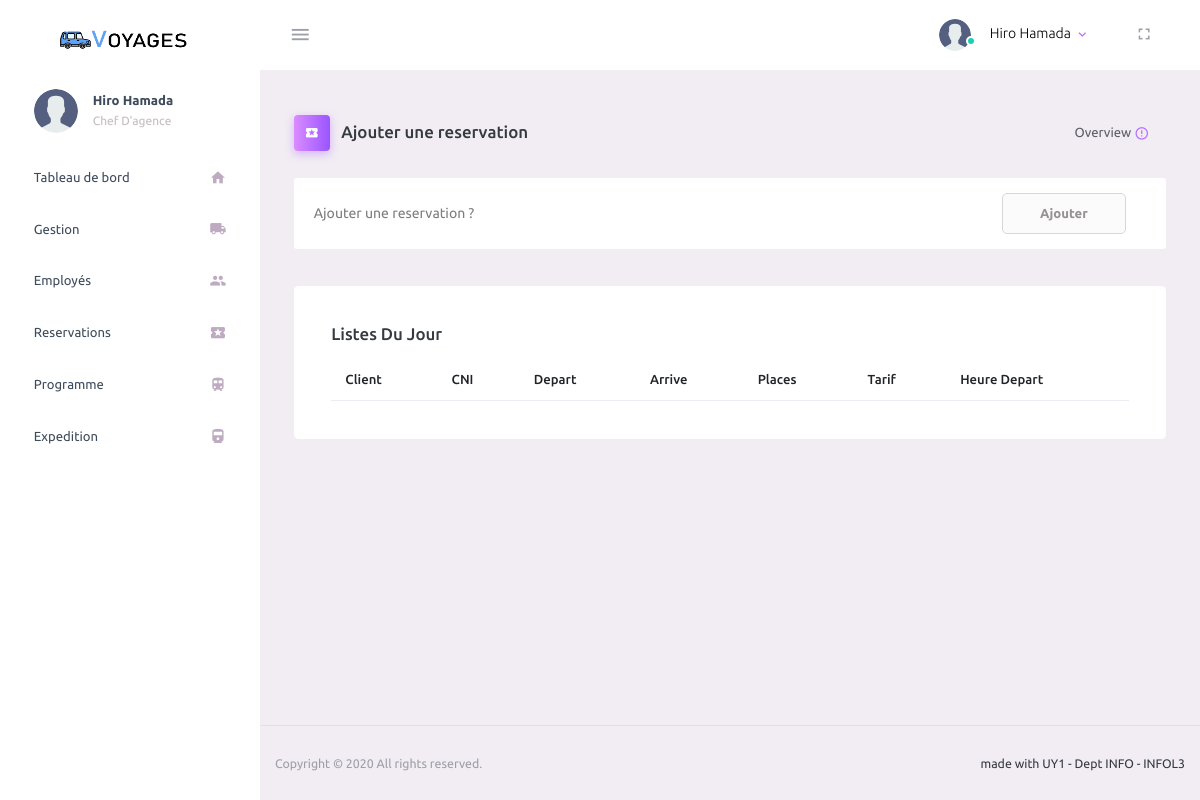
Before: /reservations/aujourdhui (signed in) with the older database file.
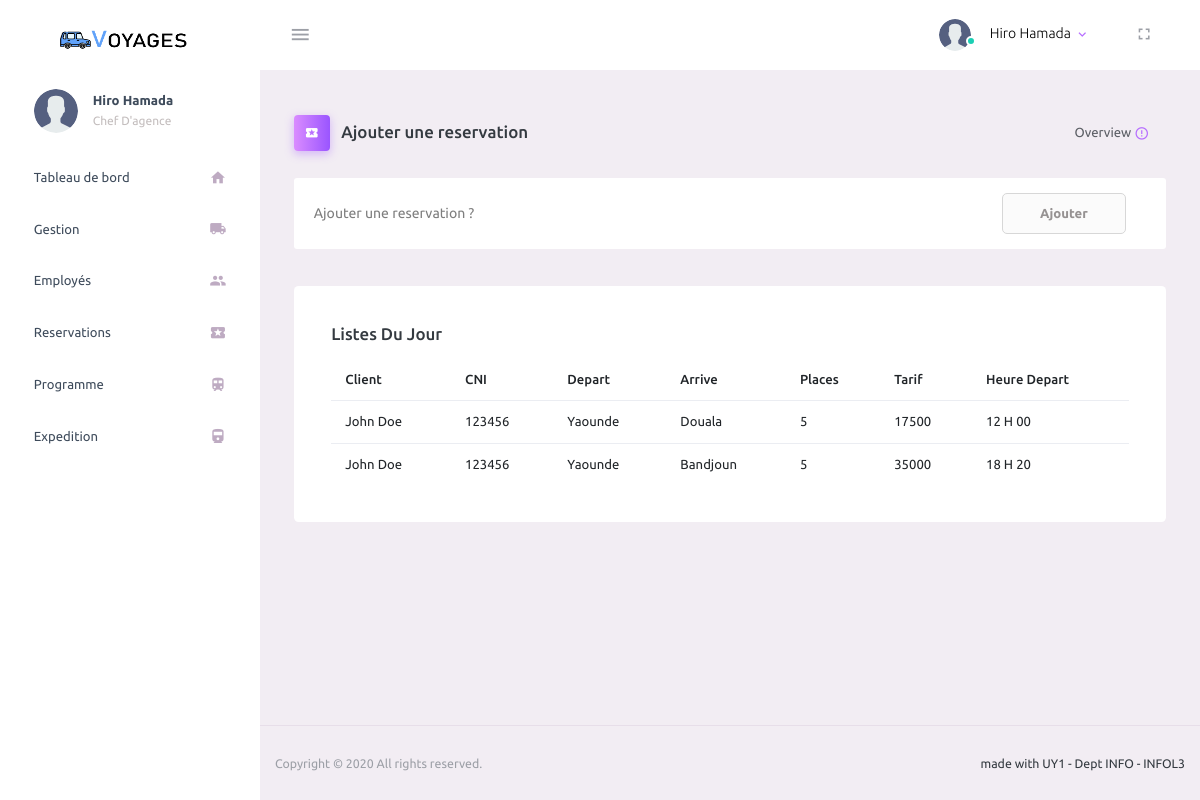
After: the same page with the newer database file.
### taxi/models.py (models this page shows, shortened)
class Reservation(models.Model):
    programme = models.ForeignKey(Programme, on_delete=models.CASCADE, null=False, blank=False)
    places = models.IntegerField(default=1, validators=[
        MaxValueValidator(5),
        MinValueValidator(1)
    ])
    client = models.ForeignKey(Client, null=False, on_delete=models.CASCADE)
    guichetier = models.ForeignKey(Employe, null=True, on_delete=models.SET_NULL, default=None)
    created_at = models.DateTimeField('Created at', default=timezone.now())
    jour_depart = models.CharField(max_length=64, choices=JOURS_CHOICES, default=timezone.now().weekday())
    date_depart = models.DateField('Created at', default=timezone.now().date())
    statut = models.CharField(max_length=64, choices=RESERVATION_STATUS, null=False, default='ATTENTE')
    def montant(self):
        return self.places * self.programme.tarif

class Client(models.Model):
    user = models.OneToOneField(
        Utilisateur,
        on_delete=models.CASCADE,
    )

class Utilisateur(AbstractUser):
    username = None
    email = None
    code = models.CharField(max_length=64)
    telephone = models.CharField(max_length=64, unique=True)
    cni = models.CharField(max_length=64, unique=True)
    is_admin = models.BooleanField(default=False)
    def est_employer(self):
        try:
            return self.employe is not None or self.is_superuser
        except:
            return False
    objects = UserManager()
    REQUIRED_FIELDS = ['first_name', 'last_name', 'cni']
    USERNAME_FIELD = 'telephone'
    EMAIL_FIELD = 'telephone'
    def __str__(self):
        return self.get_full_name()

class Programme(models.Model):
    depart = models.CharField(max_length=64, choices=CHOICES_VILLE, null=False, )
    arrive = models.CharField(max_length=64, choices=CHOICES_VILLE, null=False, )
    type = models.CharField(max_length=64, choices=TYPE_CHOICES, null=False, default='CL')
    heure_depart = models.TimeField(max_length=64, default=datetime.time(15), )
    voiture = models.ForeignKey(Voiture, on_delete=models.SET_NULL, blank=True, null=True)
    tarif = models.IntegerField()
    def get_heure_depart_display(self):
        return f"{self.heure_depart.hour} H {self.heure_depart.minute if self.heure_depart.minute > 9 else '0'+str(self.heure_depart.minute)}" if self.heure_depart else "Pas d'horaire"

### taxi/views.py (the view)
# urls.py: path('reservations/aujourdhui', views.reservations_jour, name='reservations.jour'),
def reservations_jour(request):
    user: Utilisateur = request.user
    if not user.est_employer():
        return reservations(request)
    reser = Reservation.objects.filter(date_depart=datetime.datetime.now().date())
    return render(request, 'taxi/admin/reservations-du--jour.html', {'reservations': reser})

### taxi/templates/taxi/admin/reservations-du--jour.html (shortened to what this page needs)
{% extends 'taxi/admin/base.html' %}
{% block content %}
    {% load static %}
    <div class="content-wrapper">
        <div class="page-header">
            <h3 class="page-title">
                            <span class="page-title-icon bg-gradient-primary text-white mr-2">
                                <i class="mdi mdi-ticket"></i>
                            </span> Ajouter une reservation </h3>
            <nav aria-label="breadcrumb">
                <ul class="breadcrumb">
                    <li class="breadcrumb-item active" aria-current="page">
                        Overview <i
                            class="mdi mdi-alert-circle-outline icon-sm text-primary align-middle"></i>
                    </li>
                </ul>
            </nav>
        </div>
        <div class="row" id="proBanner">
            <div class="col-12">
                            <span class="d-flex align-items-center purchase-popup">
                                <p>Ajouter une reservation ?</p>
                                <a href="{% url 'reservations.nouveau' %}"
                                   class="btn ml-auto download-button">Ajouter</a>
                            </span>
            </div>
            <div class="col-lg-12 grid-margin stretch-card">
                <div class="card">
                    <div class="card-body">
                        <h4 class="card-title"> Listes du jour</h4>
                        <table class="table ">
                            <thead>
                            <tr>
                                <th> Client</th>
                                <th> CNI</th>
                                <th> Depart</th>
                                <th> Arrive</th>
                                <th> Places</th>
                                <th> Tarif</th>
                                <th> Heure Depart</th>
                            </tr>
                            </thead>
                            <tbody>
                            {% for reservation in reservations %}
                                <tr>
                                    <td class="py-1">
                                        {{ reservation.client.user }}
                                    </td>
                                    <td> {{ reservation.client.user.cni }} </td>
                                    <td> {{ reservation.programme.get_depart_display }} </td>
                                    <td> {{ reservation.programme.get_arrive_display }} </td>
                                    <td> {{ reservation.places }} </td>
                                    <td> {{ reservation.montant }} </td>
                                    <td> {{ reservation.programme.get_heure_depart_display }} </td>
                                </tr>
                            {% endfor %}
                            </tbody>
                        </table>
                    </div>
                </div>
            </div>
        </div>
    </div>
{% endblock %}

Changed rows visible on the page:
added Reservation: client.user "John Doe", client.user.cni "123456", programme.depart "Yaounde", programme.arrive "Douala", places "5", montant "17500", programme.heure_depart "12 H 00"
added Reservation: client.user "John Doe", client.user.cni "123456", programme.depart "Yaounde", programme.arrive "Bandjoun", places "5", montant "35000", programme.heure_depart "18 H 20"
